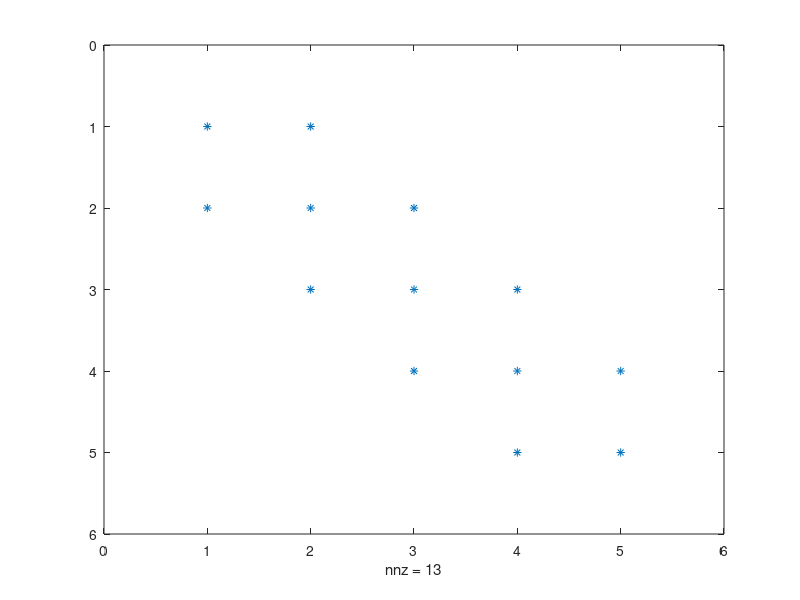

The MATLAB script that drew this image:

n = 5;
e = 1;
a = 1/2;
h = 1/n;

d = - ( 2*e + h );
up = e + h;
tmp = ones(n-1,1);
A = d * eye(n) + e*diag(tmp,-1) + up*diag(tmp,1);

L = sparse( 2:n, 1:n-1, tmp, n, n );
B = d * speye(n) + e * L + up * L';

tv = ones(n,1);
%C = spdiags( [e*tv, d*tv, up*tv], -1:1, n, n );
C = spdiags( repmat(tv,3)*diag([e,d,up]), -1:1, n, n );

D = d * eye(n);
for k = 1 : n-1
    D(k,k+1) = up;
end
for k = 1 : n-1
    D(k+1,k) = e;
end


norm(A-D), spy(D)